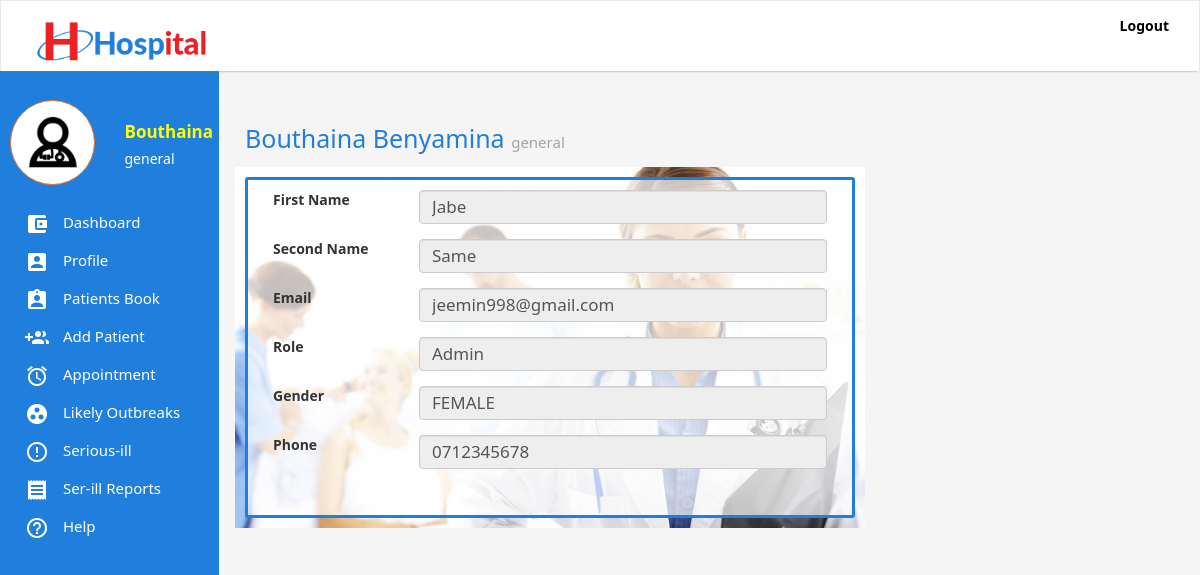
/profile.php (signed in), run on the app's committed database.
### tables this page shows
CREATE TABLE `users` (
  `id` int(11) NOT NULL,
  `firstName` varchar(255) NOT NULL,
  `secondName` varchar(255) NOT NULL,
  `email` varchar(255) NOT NULL,
  `password` varchar(255) NOT NULL,
  `token` varchar(255) NOT NULL,
  `status` int(11) NOT NULL,
  `phone` varchar(255) NOT NULL,
  `profile` varchar(255) DEFAULT NULL,
  `gender` varchar(255) NOT NULL,
  `role` varchar(255) DEFAULT NULL
);

### classes/Db.class.php (called while the page is built, shortened)
<?php
class Db{
	public static function connect(){
		try{
			$db = new PDO("mysql:host=".Config::DB_HOST.";dbname=".Config::DB_NAME,Config::DB_USER, Config::DB_PASSWORD);
			$db->setAttribute(PDO::ATTR_ERRMODE, PDO::ERRMODE_EXCEPTION);
		} catch(Exception $e){
			self::returnedSQlError($e);
		}
		return $db;
	}
	public static function fetch($table, $columns,  $whereClause, $whereValue, $orderBy, $limit, $groupBy){
		if($limit == ""){
			$limit = "";
		} else {
			$limit = " LIMIT $limit ";
		}
		if($orderBy == ""){
			$orderBy = "";
		} else {
			$orderBy = " ORDER BY $orderBy ";
		}
		if($groupBy == ""){
			$groupBy = "";
		} else {
			$groupBy = "GROUP BY $groupBy";
		}
		$con = self::connect();
		if($columns == ""){
			$query = $con->prepare("SELECT * FROM $table WHERE $whereClause $groupBy $orderBy $limit");
			if($whereValue != ""){
				if(is_array($whereValue)){
					$n = 0;
					$countWhereValue = count($whereValue);
					while($n < $countWhereValue){
						$paramsCount = $n + 1;
						$query->bindParam($paramsCount, $whereValue[$n]);
						$n++;
					}
				} else {
					$query->bindParam(1, $whereValue);
				}
			} else {
				$query = $con->prepare("SELECT * FROM $table  $groupBy $orderBy  $limit");
			}
		} else {
			$sql = "SELECT ";
			if(is_array($columns)){
				$colsCount = count($columns);
				$start = 0;
				while($start < $colsCount){
					$commas = $start + 1;
					if($commas == $colsCount){
						$sql .= $columns[$start]." ";
					} else {
						$sql .= $columns[$start].", ";
					}
					$start ++;
				}
			} else {
				$sql .= "$columns ";
			}
			if($whereValue != ""){
				$sql .= "FROM $table WHERE $whereClause $groupBy $orderBy $limit";
				$query = $con->prepare($sql);
				if(is_array($whereValue)){
					$n = 0;
					$countWhereValue = count($whereValue);
					while($n < $countWhereValue){
						$paramsCount = $n + 1;
						$query->bindParam($paramsCount, $whereValue[$n]);
						$n++;
					}
				} else {
					$query->bindParam(1, $whereValue);
				}
			} else {
				$sql .= "FROM $table $groupBy $orderBy $limit";
				$query = $con->prepare($sql);
			}
		}
		$query->execute();
		return $query;
	}
	public static function num($query){
		return $query->fetch(PDO::FETCH_NUM);
	}
}

### importance.php (called while the page is built, shortened)
<?php
require_once "classes/User.class.php";
if(User::loggedIn()){
	$token = $_COOKIE['emr-user'];
	$userFirstName = User::get($token, "firstName");
	$userSecondName = User::get($token, "secondName");
	$userToken = User::get($token, "token");
	$userStatus = User::get($token, "status");
	$userRole = User::get($token, "role");
	if($userStatus == 1){
		$userRole = "Admin";
	} else {
		$userRole = $userRole;
	}
}

### profile.php (the view, shortened to what this page needs)
<?php
require_once "importance.php";
?>
<html>
<head>
	<?php require_once "inc/head.inc.php";  ?>
</head>
<body>
	<?php require_once "inc/header.inc.php"; ?>
	<div class='container-fluid'>
		<div class='row'>
			<div class='col-md-2'><?php require_once "inc/sidebar.inc.php"; ?></div>
			<div class='col-md-7'>
				<div class='content-area'>
				<div class='content-header'>
					<?php echo "$userFirstName $userSecondName" ; ?> <small><?php echo $userRole; ?></small>
				</div>
				<div class='content-body'>
					<?php $token = $_GET['token']; User::profile($token);  ?>
				</div>
				</div>
			</div>
		</div>
	</div>
</body>
</html>

### inc/sidebar.inc.php
<?php
if(User::loggedIn()){
	if($userStatus == 1){
	?>
	<div class='sidebar'>
		<div class='sidebar-area'>
			<div class='row' style='margin-bottom: 20px;'>
				<div class='col-md-6'>
					<div class='user-profile'>
						<img src='images/3678412 - doctor medical care medical help stethoscope.png' class='img-responsive' style='max-height: 80px;' />
					</div>
				</div>
				<div class='col-md-6'>
					<div class='user-names'>
						<?php echo "$userFirstName";  ?>
					</div>
					<div class='user-role'>
						<?php echo "$userRole";  ?>
					</div>
				</div>
			</div>
			<ul class='sidebar-menu'>
				<li><a href='index.php'><img class='sidebar-menu-icon' src='images/ic_account_balance_wallet_white_24dp.png'  /> Dashboard</a></li>
				<li><a href='profile.php?token=<?php echo $userToken; ?>'><img class='sidebar-menu-icon' src='images/ic_account_box_white_24dp.png'  /> Profile</a></li>
				<li><a href='patients.php'><img class='sidebar-menu-icon' src='images/ic_assignment_ind_white_24dp.png'  /> Patients Book</a></li>
				<li><a href='add-doctors.php'><img class='sidebar-menu-icon' src='images/ic_group_add_white.png'  /> Add Doctors</a></li>
				<li><a href='doctors-record.php'><img class='sidebar-menu-icon' src='images/ic_group_add_white.png'  /> Doctors' Records</a></li>
				<li><a href='appointments.php'><img class='sidebar-menu-icon' src='images/ic_alarm_white_24dp.png'  /> Appointment</a></li>
				<li><a href='help.php'><img class='sidebar-menu-icon' src='images/ic_help_outline_white_24dp.png'  /> Help </a></li>
				<li><a href='add-outbreak.php'><img class='sidebar-menu-icon' src='images/ic_group_work_white_24dp.png'  /> Add Outbreaks</a></li>
				<li><a href='outbreaks.php'><img class='sidebar-menu-icon' src='images/ic_group_work_white_24dp.png'  /> Likely Outbreaks</a></li>
				<li><a href='serill.php'><img class='sidebar-menu-icon' src='images/ic_error_outline_white_24dp.png'  /> Serious-ill</a></li>
				<li><a href='reports.php'><img class='sidebar-menu-icon' src='images/ic_receipt_white_24dp.png'  /> Ser-ill Reports</a></li>
			</ul>
		</div>
	</div>
	<?php
	} else {
	?>
	<div class='sidebar'>
		<div class='sidebar-area'>
			<div class='row' style='margin-bottom: 20px;'>
				<div class='col-md-6'>
					<div class='user-profile'>
						<img src='images/3678412 - doctor medical care medical help stethoscope.png' class='img-responsive' style='max-height: 80px;' />
					</div>
				</div>
				<div class='col-md-6'>
					<div class='user-names'>
						<?php echo "$userFirstName";  ?>
					</div>
					<div class='user-role'>
						<?php echo "$userRole";  ?>
					</div>
				</div>
			</div>
			<ul class='sidebar-menu'>
				<li><a href='index.php'><img class='sidebar-menu-icon' src='images/ic_account_balance_wallet_white_24dp.png'  /> Dashboard</a></li>
				<li><a href='profile.php?token=<?php echo $userToken; ?>'><img class='sidebar-menu-icon' src='images/ic_account_box_white_24dp.png'  /> Profile</a></li>
				<li><a href='patients.php'><img class='sidebar-menu-icon' src='images/ic_assignment_ind_white_24dp.png'  /> Patients Book</a></li>
				<li><a href='new-patient.php'><img class='sidebar-menu-icon' src='images/ic_group_add_white.png'  /> Add Patient</a></li>
				<li><a href='appointments.php'><img class='sidebar-menu-icon' src='images/ic_alarm_white_24dp.png'  /> Appointment</a></li>
				<li><a href='outbreaks.php'><img class='sidebar-menu-icon' src='images/ic_group_work_white_24dp.png'  /> Likely Outbreaks</a></li>
				<li><a href='serill.php'><img class='sidebar-menu-icon' src='images/ic_error_outline_white_24dp.png'  /> Serious-ill</a></li>
				<li><a href='reports.php'><img class='sidebar-menu-icon' src='images/ic_receipt_white_24dp.png'  /> Ser-ill Reports</a></li>
				<li><a href='help.php'><img class='sidebar-menu-icon' src='images/ic_help_outline_white_24dp.png'  /> Help </a></li>
			</ul>
		</div>
	</div>
<?php
}
} else if(Patient::isPatientIn() ) {
?>
<div class='sidebar'>
		<div class='sidebar-area'>
			<div class='row' style='margin-bottom: 20px;'>
				<div class='col-md-6'>
					<div class='user-profile'>
						<img src='images/3678443 - ambulance fast fast hospital.png' class='img-responsive' style='max-height: 80px;' />
					</div>
				</div>
				<div class='col-md-6'>
					<div class='user-names'>
						<?php echo Patient::getP($_SESSION['patient'], "name");  ?>
					</div>
					<div class='user-role'>
						<?php echo "Patient";  ?>
					</div>
				</div>
			</div>
			<ul class='sidebar-menu'>
				<li><a href='patient-data.php'><img class='sidebar-menu-icon' src='images/ic_account_balance_wallet_white_24dp.png'  /> Your Data</a></li>
				<li><a href='book-appointments.php'><img class='sidebar-menu-icon' src='images/ic_alarm_white_24dp.png'  /> Book an Appointment</a></li>
				<li><a href='p-sent-appointments.php'><img class='sidebar-menu-icon' src='images/ic_alarm_white_24dp.png'  />Sent Appointments</a></li>
				<li><a href='p-reply-appointments.php'><img class='sidebar-menu-icon' src='images/ic_alarm_white_24dp.png'  />Replies</a></li>
				<li><a href='help.php'><img class='sidebar-menu-icon' src='images/ic_help_outline_white_24dp.png'  /> Help</a></li>
				<li><a href='logout.php'><img class='sidebar-menu-icon' src='images/ic_group_work_white_24dp.png'  /> Logout</a></li>
			</ul>
		</div>
	</div>
<?php
}

### classes/Form.class.php (shortened to what this page needs)
<?php
class Form{
	private $_labelDistance;
	private $_method;
	public function __construct($labelDistance, $method){
		$this->_labelDistance = $labelDistance;
		$this->_method = $method;
	}
	public function init(){
			echo "<form class='form-horizontal' method='".$this->_method."' action='' >";
	}
	private function getDivDistance(){
		$divDistance = 12 - (int)$this->_labelDistance;
		return $divDistance;
	}
	public function textBox($label, $name, $type,  $value,  $additinalAttr){
		if($additinalAttr == ""){
			echo "
			<div class='form-group'>
				<label class='col-md-".$this->_labelDistance."'>$label</label>
				<div class='col-md-".$this->getDivDistance()."'>
					<input type='$type' name='$name' value='$value' class='form-control' />
				</div>
			</div>
		";
		} else {
			$formData = "
			<div class='form-group'>
				<label class='col-md-".$this->_labelDistance."'>$label</label>
				<div class='col-md-".$this->getDivDistance()."'>
					<input type='$type' name='$name' value='$value' class='form-control' ";
					$start = 0;
					while($start < count($additinalAttr)){
						$formData .= $additinalAttr[$start]." ";
						$start ++;
					}
			$formData .= " /></div>
			</div>
		";
		echo $formData;
		}
	}
	public function close($value){
		if($value == ""){
			echo "
			<div class='form-group'>
				<label class='col-md-".$this->_labelDistance."'></label>
				<div class='col-md-".$this->getDivDistance()."'></div>
			</div>
		";
		echo "</form>";
		}
	}
}

### css/main.css (style rules this page uses)
body { background: #F5F5F5; font-family: "Segoe UI", Frutiger, "Frutiger Linotype", "Dejavu Sans", "Helvetica Neue", Arial, sans-serif !important; }
.content-area { background: #F5F5F5; padding: 20px; }
.content-header { font-size: 25px; color: black; padding: 10px; color: #207FDD; }
.content-header small { font-size: 15px; color: #A3A49E; }
.content-body { background: url("../images/how-to-find-a-doctor-in-croatia.jpg") #fff; background-size: cover; background-repeat: none; background-position: center center; padding: 10px; min-height: 300px; }
.sidebar { position: relative; }
.sidebar .sidebar-area { z-index: 1; position: fixed; top: 50px; background: #207FDD; width: 219px; height: 100%; padding: 100px 10px 10px 10px; left: 0; top: 0; min-height: 500px; }
.sidebar-menu { padding: 0; }
.sidebar-menu li { list-style-type: none; }
.sidebar-menu li a { color: #fff; z-index: 999; display: block; text-decoration: none !important; padding: 7px 15px; font-size: 15px; }
.sidebar-menu-icon { margin-right: 10px; }
.user-profile { background: #fff; border: 1px solid #F2711D; padding: 15px; border-radius: 60px; }
.user-names { color: #FFFF02; font-weight: bold; font-size: 17px; margin: 20px 0px 5px 0px; }
.user-role { color: #FFF; }

### data on the page
users: firstName "Bouthaina", userRole "general", secondName "Benyamina"
users: user-fn "Jabe", user-sn "Same", user-em "jeemin998@gmail.com", user-role "Admin", user-gender "FEMALE", user-phone "0712345678"

### other printed values
$label "First Name Second Name Email Role Gender Phone"
